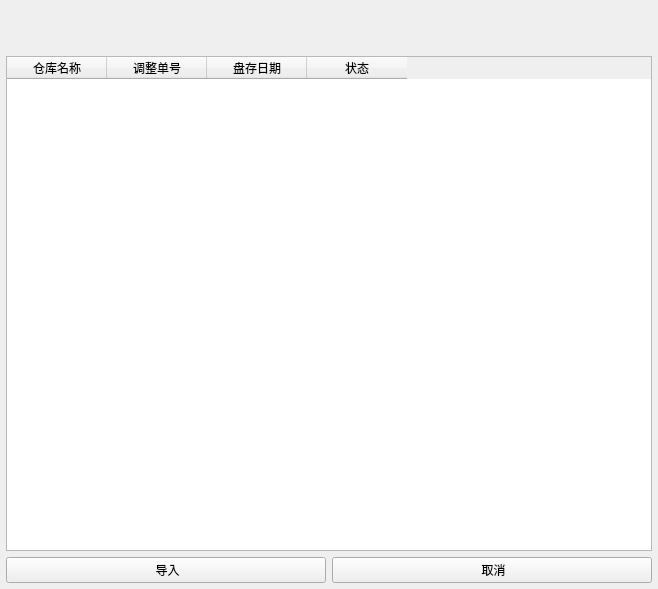
<?xml version="1.0" encoding="UTF-8"?>
<ui version="4.0">
 <class>ImportCheckHistory</class>
 <widget class="QWidget" name="ImportCheckHistory">
  <property name="geometry">
   <rect>
    <x>0</x>
    <y>0</y>
    <width>658</width>
    <height>589</height>
   </rect>
  </property>
  <property name="windowTitle">
   <string>Form</string>
  </property>
  <layout class="QVBoxLayout" name="verticalLayout_2">
   <property name="leftMargin">
    <number>6</number>
   </property>
   <property name="topMargin">
    <number>6</number>
   </property>
   <property name="rightMargin">
    <number>6</number>
   </property>
   <property name="bottomMargin">
    <number>6</number>
   </property>
   <item>
    <spacer name="horizontalSpacer">
     <property name="orientation">
      <enum>Qt::Horizontal</enum>
     </property>
     <property name="sizeHint" stdset="0">
      <size>
       <width>40</width>
       <height>25</height>
      </size>
     </property>
    </spacer>
   </item>
   <item>
    <spacer name="horizontalSpacer_2">
     <property name="orientation">
      <enum>Qt::Horizontal</enum>
     </property>
     <property name="sizeHint" stdset="0">
      <size>
       <width>40</width>
       <height>25</height>
      </size>
     </property>
    </spacer>
   </item>
   <item>
    <layout class="QVBoxLayout" name="verticalLayout">
     <item>
      <widget class="QTableWidget" name="tableWidgetData">
       <column>
        <property name="text">
         <string>仓库名称</string>
        </property>
       </column>
       <column>
        <property name="text">
         <string>调整单号</string>
        </property>
       </column>
       <column>
        <property name="text">
         <string>盘存日期</string>
        </property>
       </column>
       <column>
        <property name="text">
         <string>状态</string>
        </property>
       </column>
      </widget>
     </item>
     <item>
      <layout class="QHBoxLayout" name="horizontalLayout">
       <item>
        <widget class="QPushButton" name="pushButtonImport">
         <property name="minimumSize">
          <size>
           <width>0</width>
           <height>0</height>
          </size>
         </property>
         <property name="text">
          <string> 导入</string>
         </property>
         <property name="icon">
          <iconset resource="../../../res.qrc">
           <normaloff>:/image/image/确认.png</normaloff>:/image/image/确认.png</iconset>
         </property>
        </widget>
       </item>
       <item>
        <widget class="QPushButton" name="pushButtonCancel">
         <property name="text">
          <string> 取消</string>
         </property>
         <property name="icon">
          <iconset resource="../../../res.qrc">
           <normaloff>:/image/image/cancel.png</normaloff>:/image/image/cancel.png</iconset>
         </property>
        </widget>
       </item>
      </layout>
     </item>
    </layout>
   </item>
  </layout>
 </widget>
 <resources>
  <include location="../../../res.qrc"/>
 </resources>
 <connections/>
</ui>
